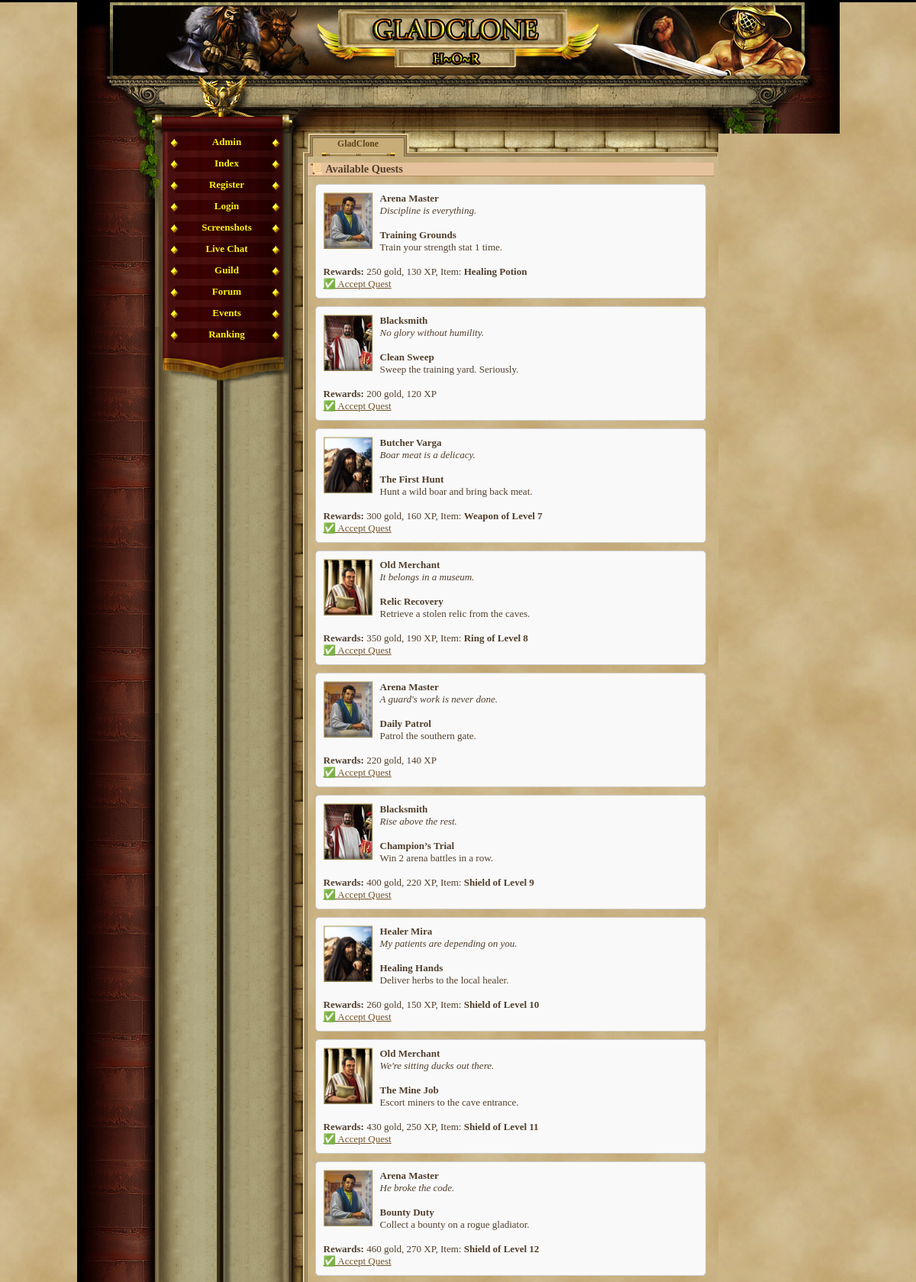
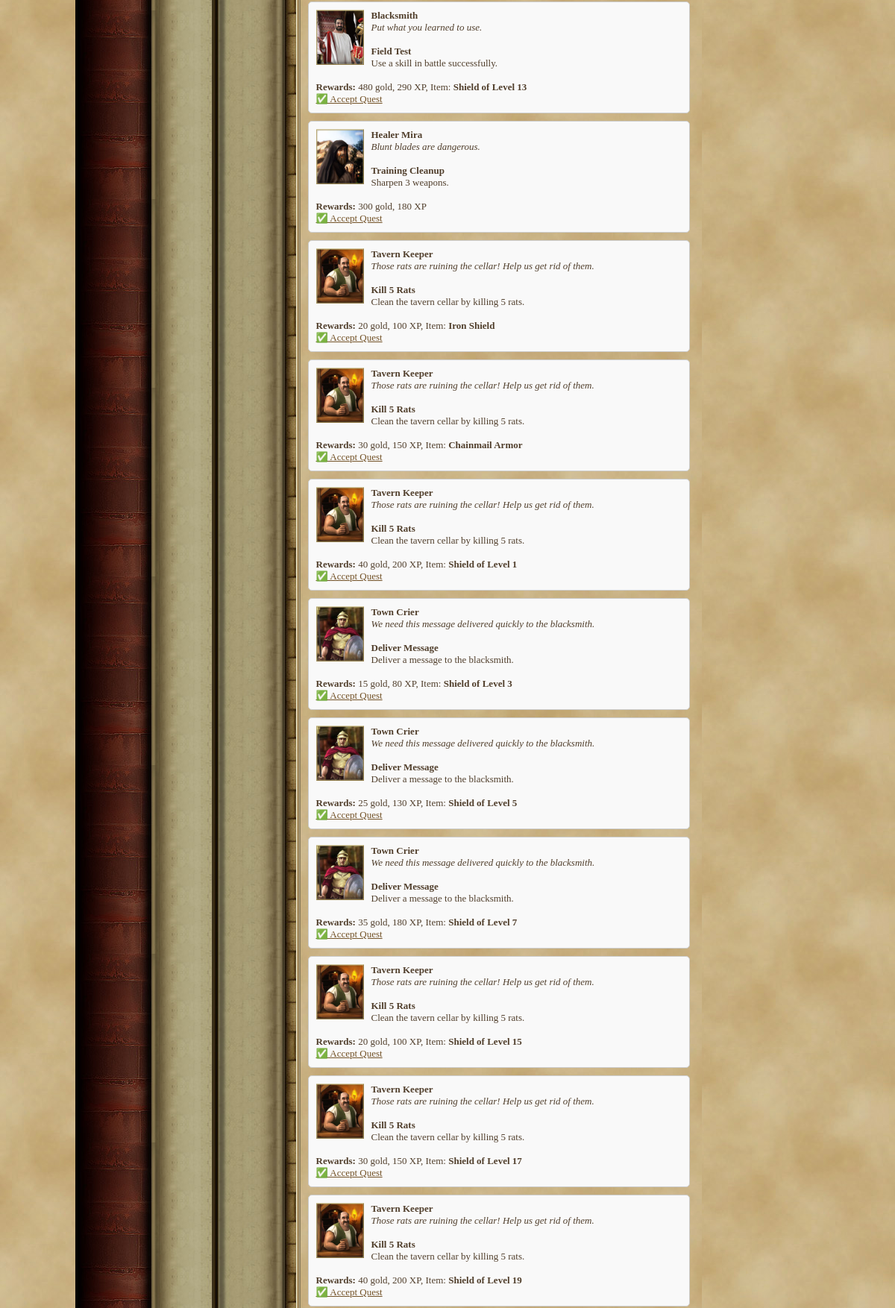
The page /quest.php (signed in, upper part) on the database its author committed (2 pictures, top to bottom).
### tables this page shows
CREATE TABLE `quests` (
  `id` int(11) NOT NULL AUTO_INCREMENT,
  `previous_quest_id` int(11) DEFAULT NULL,
  `title` varchar(255) NOT NULL,
  `description` text NOT NULL,
  `npc_image` varchar(255) NOT NULL,
  `npc_description` text NOT NULL,
  `required_level` int(11) NOT NULL,
  `gold_reward` int(11) NOT NULL,
  `exp_reward` int(11) NOT NULL,
  `reward_item_id` int(11) DEFAULT NULL,
  `is_repeatable` tinyint(1) NOT NULL DEFAULT '0',
  `npc_name` varchar(255) NOT NULL DEFAULT 'Unknown NPC',
  PRIMARY KEY (`id`)
);

CREATE TABLE `items` (
  `id` int(11) NOT NULL AUTO_INCREMENT,
  `name` varchar(50) NOT NULL,
  `description` text,
  `type` varchar(20) NOT NULL,
  `attack_bonus` int(11) DEFAULT '0',
  `defense_bonus` int(11) DEFAULT '0',
  `sell_value` int(11) NOT NULL DEFAULT '10',
  `value` int(11) NOT NULL DEFAULT '0',
  `price` int(11) NOT NULL DEFAULT '0',
  `image` varchar(255) DEFAULT 'default.png',
  `slot` varchar(20) NOT NULL DEFAULT 'misc',
  `dex_bonus` int(11) DEFAULT '0',
  `level_required` int(11) DEFAULT '1',
  `effect_type` varchar(10) DEFAULT 'NULL',
  `target_attr` varchar(20) DEFAULT NULL,
  `effect_value` int(11) DEFAULT '0',
  `duration` int(11) DEFAULT '0',
  PRIMARY KEY (`id`)
);

### quest.php (the view, shortened to what this page needs)
<?php
require_once('var/ustawienia.php');
require_once('gora_strony.php');
require_once('menu_l.php');
$player_id = $_SESSION['id'];
echo "<h2>📜 Available Quests</h2>";
$player_stmt = $conn->prepare("SELECT nivel FROM gracze WHERE id = ?");
$player_stmt->bind_param("i", $player_id);
$player_stmt->execute();
$player_result = $player_stmt->get_result();
$player_data = $player_result->fetch_assoc();
$level = $player_data['nivel'];
$result = $conn->query("SELECT * FROM quests WHERE required_level <= $level");
while ($row = $result->fetch_assoc()) {
    $q_id = $row['id'];
    $done = $conn->prepare("SELECT 1 FROM player_quests WHERE player_id = ? AND quest_id = ? AND completed_at IS NOT NULL");
    $done->bind_param("ii", $player_id, $q_id);
    $done->execute();
    $done_result = $done->get_result();
    if ($done_result->num_rows > 0 && !$row['is_repeatable']) continue;
    echo "<div style='border:1px solid #ccc;padding:10px;margin:10px;border-radius:5px;background:#f9f9f9'>";
    echo "<img src='images/npc/{$row['npc_image']}' width='64' style='float:left;margin-right:10px'>";
    echo "<strong>{$row['npc_name']}</strong><br>";
    echo "<em>{$row['npc_description']}</em><br><br>";
    echo "<strong>{$row['title']}</strong><br>";
    echo "{$row['description']}<br><br>";
    echo "<strong>Rewards:</strong> {$row['gold_reward']} gold, {$row['exp_reward']} XP";
    if ($row['reward_item_id']) {
        $item_id = $row['reward_item_id'];
        $item_query = $conn->prepare("SELECT name FROM items WHERE id = ?");
        $item_query->bind_param("i", $item_id);
        $item_query->execute();
        $item_result = $item_query->get_result();
        $item_data = $item_result->fetch_assoc();
        $item_name = $item_data ? $item_data['name'] : "Unknown Item";
        echo ", Item: <strong>{$item_name}</strong>";
    }
    echo "<br><a href='quest.php?accept={$row['id']}'>✅ Accept Quest</a>";
    echo "<div style='clear:both'></div></div>";
}
?>
<br><a href="index.php">← Back to Dashboard</a>

### game_05.css (style rules this page uses)
body, html { margin: 0; padding: 0; font-family:"Palatino Linotype", "Times New Roman", Times, serif; text-align: center; color: #513F2C; background-color: #000; font-size:16px; }
h2 { text-align:left; border-bottom:1px solid #b28b60; color:#513F2C; background-color:#e6c29c; margin:8px 0px 0px 0px; padding-left:3px; font-size:1.1em; }
a { -moz-user-focus: none; -moz-outline: none; outline: none; }
#content a { color:#735227; }

### quest.php (style rules this page uses)
body { background-image: url('images/papierus.jpg'); }

### rows shown on the page
quests: npc_image (picture), npc_name "Arena Master", npc_description "Discipline is everything.", title "Training Grounds", description "Train your strength stat 1 time.", gold_reward "250", exp_reward "130", items.name "Healing Potion"
quests: npc_image (picture), npc_name "Blacksmith", npc_description "No glory without humility.", title "Clean Sweep", description "Sweep the training yard. Seriously.", gold_reward "200", exp_reward "120"
quests: npc_image (picture), npc_name "Butcher Varga", npc_description "Boar meat is a delicacy.", title "The First Hunt", description "Hunt a wild boar and bring back meat.", gold_reward "300", exp_reward "160", items.name "Weapon of Level 7"
quests: npc_image (picture), npc_name "Old Merchant", npc_description "It belongs in a museum.", title "Relic Recovery", description "Retrieve a stolen relic from the caves.", gold_reward "350", exp_reward "190", items.name "Ring of Level 8"
quests: npc_image (picture), npc_name "Arena Master", npc_description "A guard's work is never done.", title "Daily Patrol", description "Patrol the southern gate.", gold_reward "220", exp_reward "140"
quests: npc_image (picture), npc_name "Blacksmith", npc_description "Rise above the rest.", title "Champion’s Trial", description "Win 2 arena battles in a row.", gold_reward "400", exp_reward "220", items.name "Shield of Level 9"
quests: npc_image (picture), npc_name "Healer Mira", npc_description "My patients are depending on you.", title "Healing Hands", description "Deliver herbs to the local healer.", gold_reward "260", exp_reward "150", items.name "Shield of Level 10"
quests: npc_image (picture), npc_name "Old Merchant", npc_description "We're sitting ducks out there.", title "The Mine Job", description "Escort miners to the cave entrance.", gold_reward "430", exp_reward "250", items.name "Shield of Level 11"
quests: npc_image (picture), npc_name "Arena Master", npc_description "He broke the code.", title "Bounty Duty", description "Collect a bounty on a rogue gladiator.", gold_reward "460", exp_reward "270", items.name "Shield of Level 12"
quests: npc_image (picture), npc_name "Blacksmith", npc_description "Put what you learned to use.", title "Field Test", description "Use a skill in battle successfully.", gold_reward "480", exp_reward "290", items.name "Shield of Level 13"
quests: npc_image (picture), npc_name "Healer Mira", npc_description "Blunt blades are dangerous.", title "Training Cleanup", description "Sharpen 3 weapons.", gold_reward "300", exp_reward "180"
quests: npc_image (picture), npc_name "Tavern Keeper", npc_description "Those rats are ruining the cellar! Help us get rid of them.", title "Kill 5 Rats", description "Clean the tavern cellar by killing 5 rats.", gold_reward "20", exp_reward "100", items.name "Iron Shield"
quests: npc_image (picture), npc_name "Tavern Keeper", npc_description "Those rats are ruining the cellar! Help us get rid of them.", title "Kill 5 Rats", description "Clean the tavern cellar by killing 5 rats.", gold_reward "30", exp_reward "150", items.name "Chainmail Armor"
quests: npc_image (picture), npc_name "Tavern Keeper", npc_description "Those rats are ruining the cellar! Help us get rid of them.", title "Kill 5 Rats", description "Clean the tavern cellar by killing 5 rats.", gold_reward "40", exp_reward "200", items.name "Shield of Level 1"
quests: npc_image (picture), npc_name "Town Crier", npc_description "We need this message delivered quickly to the blacksmith.", title "Deliver Message", description "Deliver a message to the blacksmith.", gold_reward "15", exp_reward "80", items.name "Shield of Level 3"
quests: npc_image (picture), npc_name "Town Crier", npc_description "We need this message delivered quickly to the blacksmith.", title "Deliver Message", description "Deliver a message to the blacksmith.", gold_reward "25", exp_reward "130", items.name "Shield of Level 5"
quests: npc_image (picture), npc_name "Town Crier", npc_description "We need this message delivered quickly to the blacksmith.", title "Deliver Message", description "Deliver a message to the blacksmith.", gold_reward "35", exp_reward "180", items.name "Shield of Level 7"
quests: npc_image (picture), npc_name "Tavern Keeper", npc_description "Those rats are ruining the cellar! Help us get rid of them.", title "Kill 5 Rats", description "Clean the tavern cellar by killing 5 rats.", gold_reward "20", exp_reward "100", items.name "Shield of Level 15"
quests: npc_image (picture), npc_name "Tavern Keeper", npc_description "Those rats are ruining the cellar! Help us get rid of them.", title "Kill 5 Rats", description "Clean the tavern cellar by killing 5 rats.", gold_reward "30", exp_reward "150", items.name "Shield of Level 17"
quests: npc_image (picture), npc_name "Tavern Keeper", npc_description "Those rats are ruining the cellar! Help us get rid of them.", title "Kill 5 Rats", description "Clean the tavern cellar by killing 5 rats.", gold_reward "40", exp_reward "200", items.name "Shield of Level 19"
